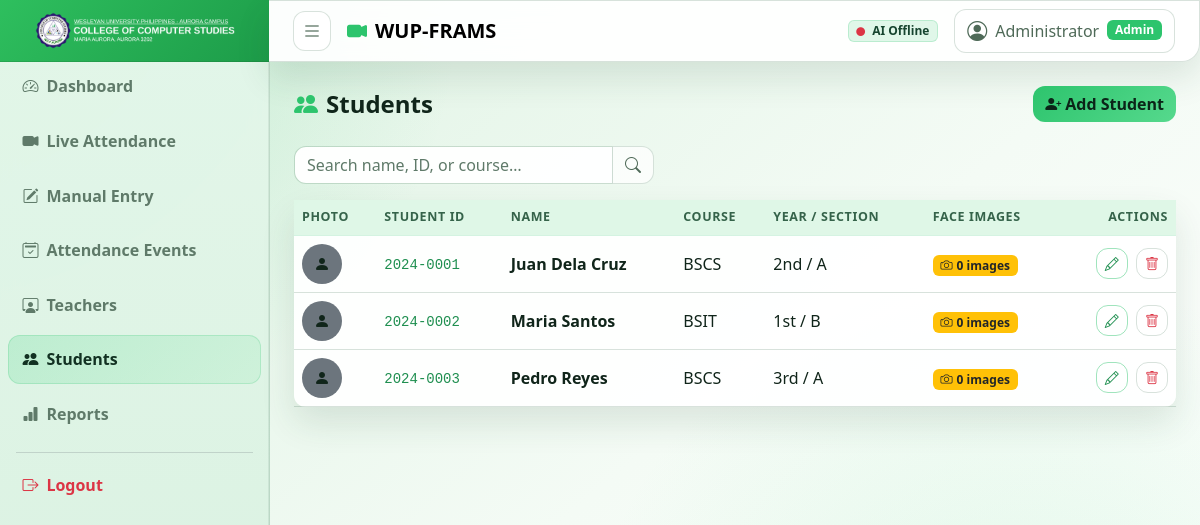
The app's page /?page=students&action=index (signed in) with its own data.
### tables this page shows
CREATE TABLE students (
    id          INT AUTO_INCREMENT PRIMARY KEY,
    student_id  VARCHAR(20)   UNIQUE NOT NULL,
    name        VARCHAR(100)  NOT NULL,
    email       VARCHAR(100),
    course      VARCHAR(100),
    year        VARCHAR(10),
    section     VARCHAR(20),
    photo       VARCHAR(255),
    user_id     INT           DEFAULT NULL,
    is_active   TINYINT(1)    DEFAULT 1,
    created_at  TIMESTAMP     DEFAULT CURRENT_TIMESTAMP,
    updated_at  TIMESTAMP     DEFAULT CURRENT_TIMESTAMP ON UPDATE CURRENT_TIMESTAMP,
    FOREIGN KEY (user_id) REFERENCES users(id) ON DELETE SET NULL
);

### config/database.php (called while the page is built, shortened)
<?php
class Database
{
    private static ?Database $instance = null;
    private PDO $conn;
    private string $host     = 'localhost';
    private string $dbname   = 'frams_db';
    private string $username = 'root';
    private string $password = '';
    private function __construct()
    {
        try {
            $dsn = "mysql:host={$this->host};dbname={$this->dbname};charset=utf8mb4";
            $this->conn = new PDO($dsn, $this->username, $this->password, [
                PDO::ATTR_ERRMODE            => PDO::ERRMODE_EXCEPTION,
                PDO::ATTR_DEFAULT_FETCH_MODE => PDO::FETCH_ASSOC,
                PDO::ATTR_EMULATE_PREPARES   => false,
            ]);
        } catch (PDOException $e) {
            http_response_code(500);
            die(json_encode(['error' => 'Database connection failed.']));
        }
    }
    public static function getInstance(): self
    {
        if (self::$instance === null) {
            self::$instance = new self();
        }
        return self::$instance;
    }
    public function query(string $sql, array $params = []): PDOStatement
    {
        $stmt = $this->conn->prepare($sql);
        $stmt->execute($params);
        return $stmt;
    }
    public function fetchAll(string $sql, array $params = []): array
    {
        return $this->query($sql, $params)->fetchAll();
    }
}

### controllers/StudentController.php (called while the page is built, shortened)
<?php
class StudentController
{
    private Student  $studentModel;
    public function __construct()
    {
        $this->studentModel = new Student();
    }
    public function index(): void
    {
        $search   = trim($_GET['search'] ?? '');
        $students = $this->studentModel->getAll($search);
        include BASE_PATH . '/views/students/index.php';
    }
}

### models/Student.php (called while the page is built, shortened)
<?php
class Student
{
    private Database $db;
    public function __construct()
    {
        $this->db = Database::getInstance();
    }
    public function getAll(string $search = ''): array
    {
        return $this->db->fetchAll(
            'SELECT s.*, COUNT(fd.id) AS face_count
             FROM students s
             LEFT JOIN face_data fd ON fd.student_id = s.id
             WHERE s.is_active = 1
             GROUP BY s.id
             ORDER BY s.name'
        );
    }
}

### views/students/index.php (the view, shortened to what this page needs)
<?php include BASE_PATH . '/views/layouts/header.php'; ?>
<div class="d-flex justify-content-between align-items-center mb-4">
  <h4 class="mb-0 fw-bold"><i class="bi bi-people-fill text-primary me-2"></i>Students</h4>
  <a href="<?= BASE_URL ?>/?page=students&action=create" class="btn btn-primary">
    <i class="bi bi-person-plus-fill me-1"></i>Add Student
  </a>
</div>
<form method="GET" action="<?= BASE_URL ?>/" class="mb-3">
  <div class="input-group" style="max-width:360px">
    <input type="text" name="search" class="form-control bg-dark border-secondary text-white"
           placeholder="Search name, ID, or course…"
           value="<?= htmlspecialchars($_GET['search'] ?? '', ENT_QUOTES, 'UTF-8') ?>">
    <button class="btn btn-outline-secondary" type="submit"><i class="bi bi-search"></i></button>
  </div>
</form>
<div class="card border-0">
  <div class="card-body p-0">
    <?php if (empty($students)): ?>
      <div class="text-center text-secondary py-5">
        <i class="bi bi-people fs-1 d-block mb-2"></i>No students found.
      </div>
    <?php else: ?>
    <div class="table-responsive">
      <table class="table table-hover mb-0 align-middle">
        <thead class="table-dark">
          <tr>
            <th>Photo</th>
            <th>Student ID</th>
            <th>Name</th>
            <th>Course</th>
            <th>Year / Section</th>
            <th>Face Images</th>
            <th class="text-end">Actions</th>
          </tr>
        </thead>
        <tbody>
          <?php foreach ($students as $s): ?>
          <tr>
            <td>
              <?php if ($s['photo']): ?>
                <img src="<?= UPLOAD_URL . htmlspecialchars($s['photo'], ENT_QUOTES, 'UTF-8') ?>"
                     class="rounded-circle" width="40" height="40" style="object-fit:cover"
                     alt="photo">
              <?php else: ?>
                <div class="bg-secondary rounded-circle d-flex align-items-center justify-content-center" style="width:40px;height:40px">
                  <i class="bi bi-person-fill"></i>
                </div>
              <?php endif; ?>
            </td>
            <td><code><?= htmlspecialchars($s['student_id'], ENT_QUOTES, 'UTF-8') ?></code></td>
            <td class="fw-semibold"><?= htmlspecialchars($s['name'], ENT_QUOTES, 'UTF-8') ?></td>
            <td><?= htmlspecialchars($s['course'] ?? '–', ENT_QUOTES, 'UTF-8') ?></td>
            <td><?= htmlspecialchars(($s['year'] ?? '–') . ' / ' . ($s['section'] ?? '–'), ENT_QUOTES, 'UTF-8') ?></td>
            <td>
              <?php $fc = (int)($s['face_count'] ?? 0); ?>
              <span class="badge <?= $fc > 0 ? 'bg-success' : 'bg-warning text-dark' ?>">
                <i class="bi bi-camera me-1"></i><?= $fc ?> image<?= $fc !== 1 ? 's' : '' ?>
              </span>
            </td>
            <td class="text-end">
              <a href="<?= BASE_URL ?>/?page=students&action=edit&id=<?= $s['id'] ?>"
                 class="btn btn-sm btn-outline-primary me-1" title="Edit">
                <i class="bi bi-pencil"></i>
              </a>
                    <button type="button" class="btn btn-sm btn-outline-danger js-delete-student"
                      data-student-id="<?= (int)$s['id'] ?>"
                      data-student-name="<?= htmlspecialchars($s['name'], ENT_QUOTES, 'UTF-8') ?>"
                      title="Delete">
                <i class="bi bi-trash"></i>
              </button>
            </td>
          </tr>
          <?php endforeach; ?>
        </tbody>
      </table>
    </div>
    <?php endif; ?>
  </div>
</div>
<?php include BASE_PATH . '/views/layouts/footer.php'; ?>

### index.php (shortened to what this page needs)
<?php
require_once BASE_PATH . '/config/database.php';
spl_autoload_register(function (string $class): void {
    foreach ([BASE_PATH . '/controllers/', BASE_PATH . '/models/'] as $dir) {
        $file = $dir . $class . '.php';
        if (file_exists($file)) {
            return;
        }
    }
});
$page   = preg_replace('/[^a-z_]/', '', strtolower($_GET['page']   ?? 'dashboard'));
$action = preg_replace('/[^a-z_]/', '', strtolower($_GET['action'] ?? 'index'));
$routes = [
    'auth'       => 'AuthController',
    'dashboard'  => 'DashboardController',
    'teachers'   => 'TeacherController',
    'students'   => 'StudentController',
    'attendance' => 'AttendanceController',
    'reports'    => 'ReportController',
    'api'        => 'ApiController',
];
if (isset($routes[$page])) {
    $controller      = new $controllerClass();
    if (method_exists($controller, $action)) {
        $controller->{$action}();
    } else {
        http_response_code(404);
        include BASE_PATH . '/views/404.php';
    }
} else {
    http_response_code(404);
    include BASE_PATH . '/views/404.php';
}

### views/layouts/header.php (shortened to what this page needs)
<!DOCTYPE html>
<html lang="en" data-bs-theme="light">
<head>
  <link rel="stylesheet" href="https://cdn.jsdelivr.net/npm/bootstrap@5.3.3/dist/css/bootstrap.min.css" />
  <link rel="stylesheet" href="https://cdn.jsdelivr.net/npm/bootstrap-icons@1.11.3/font/bootstrap-icons.css" />
  <link rel="stylesheet" href="<?= BASE_URL ?>/assets/css/style.css" />
</head>
<body>
<div class="d-flex" id="wrapper">
  <?php include BASE_PATH . '/views/layouts/sidebar.php'; ?>
  <div id="page-content-wrapper" class="flex-grow-1">
    <nav class="navbar navbar-expand-lg app-navbar border-bottom px-4">
      <button class="btn btn-sm btn-outline-secondary me-3" id="sidebarToggle">
        <i class="bi bi-list fs-5"></i>
      </button>
      <span class="navbar-brand mb-0 fw-semibold">
        <i class="bi bi-camera-video-fill text-primary me-2"></i><?= "WUP-FRAMS"?>
      </span>
      <div class="ms-auto d-flex align-items-center gap-3">
        <span class="badge bg-secondary" id="pythonStatus" title="Python API status">
        </span>
        <div class="d-flex align-items-center gap-2">
          <span class="btn btn-outline-secondary d-flex align-items-center gap-2" title="Current user">
            <i class="bi bi-person-circle fs-5"></i>
            <span class="d-none d-md-inline"><?= htmlspecialchars($_SESSION['user_name'] ?? '', ENT_QUOTES, 'UTF-8') ?></span>
            <small class="badge bg-primary"><?= htmlspecialchars(ucfirst($_SESSION['user_role'] ?? ''), ENT_QUOTES, 'UTF-8') ?></small>
          </span>
        </div>
      </div>
    </nav>
    <main class="p-4">

### views/layouts/sidebar.php (shortened to what this page needs)
<?php
$currentPage = $_GET['page'] ?? 'dashboard';
$navItems = [
    ['page' => 'dashboard',  'icon' => 'speedometer2',     'label' => 'Dashboard',   'roles' => ['admin','teacher','student']],
    ['page' => 'attendance', 'icon' => 'camera-video-fill','label' => 'Live Attendance', 'roles' => ['admin','teacher']],
    ['page' => 'attendance', 'action' => 'manual', 'icon' => 'pencil-square', 'label' => 'Manual Entry', 'roles' => ['admin','teacher']],
    ['page' => 'attendance', 'action' => 'events', 'icon' => 'calendar2-check', 'label' => 'Attendance Events', 'roles' => ['admin','teacher']],
    ['page' => 'teachers',   'icon' => 'person-workspace', 'label' => 'Teachers', 'roles' => ['admin']],
    ['page' => 'students',   'icon' => 'people-fill',      'label' => 'Students',    'roles' => ['admin','teacher']],
    ['page' => 'reports',    'icon' => 'bar-chart-fill',   'label' => 'Reports',     'roles' => ['admin','teacher']],
];
?>
<div id="sidebar-wrapper">
  <div class="sidebar-heading px-3 py-2">
    <a href="<?= BASE_URL ?>/?page=dashboard&action=index" class="sidebar-brand" aria-label="College of Computer Studies">
      <img
        src="<?= BASE_URL ?>/assets/images/ccs-logo-full.png"
        alt="College of Computer Studies"
        class="sidebar-brand-full"
        onerror="this.style.display='none';"
      >
    </a>
  </div>
  <nav class="sidebar-nav">
    <ul class="nav flex-column px-2">
      <?php foreach ($navItems as $item): ?>
        <?php
          $action  = $item['action'] ?? 'index';
          $href    = BASE_URL . '/?page=' . $item['page'] . '&action=' . $action;
          $active  = ($currentPage === $item['page'] && ($_GET['action'] ?? 'index') === $action);
        ?>
        <li class="nav-item">
          <a href="<?= $href ?>" class="nav-link <?= $active ? 'active' : '' ?>">
            <i class="bi bi-<?= $item['icon'] ?> me-2"></i>
            <span><?= $item['label'] ?></span>
          </a>
        </li>
      <?php endforeach; ?>
    </ul>
    <hr class="border-secondary mx-3 my-2" />
    <ul class="nav flex-column px-2">
      <li class="nav-item">
        <a href="<?= BASE_URL ?>/?page=auth&action=logout" class="nav-link text-danger">
          <i class="bi bi-box-arrow-right me-2"></i>
          <span>Logout</span>
        </a>
      </li>
    </ul>
  </nav>
</div>

### views/layouts/footer.php (shortened to what this page needs)
    </main>
  </div>
</div>
</body>
</html>

### assets/css/style.css (style rules this page uses)
:root { --frams-bg: #eaf7ee; --frams-surface: rgba(255, 255, 255, 0.92); --frams-surface-strong: #ffffff; --frams-panel: rgba(255, 255, 255, 0.97); --frams-panel-soft: rgba(241, 251, 244, 0.96); --frams-border: rgba(42, 94, 61, 0.18); --frams-text: #10251a; --frams-muted: #5f7a69; --frams-primary: #2dc46d; --frams-primary-soft: rgba(45, 196, 109, 0.16); --frams-danger: #d05151; --frams-warning: #b88d2f; --frams-shadow: 0 16px 34px rgba(30, 75, 48, 0.12); --bs-primary: var(--frams-primary); --bs-primary-rgb: 45, 196, 109; --bs-body-bg: var(--frams-bg); --bs-body-color: var(--frams-text); --bs-border-color: var(--frams-border); --bs-secondary-color: var(--frams-muted); --bs-card-bg: var(--frams-panel); --bs-card-border-color: var(--frams-border); }
body { min-height: 100vh; color: var(--frams-text); font-feature-settings: 'ss01' on, 'cv05' on; background: radial-gradient(circle at top left, rgba(45, 196, 109, 0.2), transparent 32%), radial-gradient(circle at 85% 90%, rgba(141, 231, 175, 0.24), transparent 36%), linear-gradient(140deg, #dcf2e1 0%, #f4fbf5 55%, #ffffff 100%); }
#wrapper { min-height: 100vh; }
#sidebar-wrapper { width: 270px; min-height: 100vh; background: linear-gradient(180deg, rgba(227, 246, 233, 0.98) 0%, rgba(216, 241, 224, 0.98) 100%); border-right: 1px solid var(--frams-border); transition: width 0.22s ease, transform 0.22s ease; backdrop-filter: blur(10px); box-shadow: inset -1px 0 0 rgba(22, 62, 39, 0.08); }
.sidebar-heading { background: linear-gradient(135deg, #2ebf5e 0%, #1d9c49 100%); border-bottom: 1px solid rgba(11, 64, 30, 0.2); letter-spacing: 0.06em; text-transform: uppercase; color: var(--frams-text); }
.sidebar-brand { width: 100%; display: flex; align-items: center; justify-content: center; min-height: 45px; text-decoration: none; }
.sidebar-brand-full { width: 100%; max-width: 200px; height: auto; display: block; }
.sidebar-nav .nav-link { display: flex; align-items: center; padding: 0.78rem 0.9rem; margin-bottom: 0.35rem; color: var(--frams-muted); border-radius: 12px; font-weight: 600; transition: all 0.2s ease; }
.sidebar-nav .nav-link:hover, .sidebar-nav .nav-link.active { color: #123122; background: linear-gradient(135deg, rgba(54, 210, 123, 0.2), rgba(148, 231, 178, 0.22)); box-shadow: inset 0 0 0 1px rgba(45, 196, 109, 0.2); }
#page-content-wrapper { min-width: 0; }
.navbar, .card, .modal-content, .dropdown-menu { backdrop-filter: blur(14px); }
.app-navbar, .dropdown-menu { background: rgba(255, 255, 255, 0.95); border-color: var(--frams-border); }
.navbar, .card, .login-card, .modal-content { background: var(--frams-surface); border: 1px solid var(--frams-border); box-shadow: var(--frams-shadow); }
.navbar { border-radius: 0 0 18px 18px; }
.app-navbar { border-left: 0; border-radius: 0 0 18px 0; margin-left: -1px; }
.card, .modal-content, .dropdown-menu, .btn, .form-control, .form-select, .input-group-text { border-radius: 12px; }
.form-control, .form-select, .input-group-text, .btn-outline-secondary, .btn-outline-danger, .btn-outline-primary, .btn-outline-success, .btn-outline-info { border-color: var(--frams-border) !important; }
.form-control, .form-select, .input-group-text { background-color: rgba(255, 255, 255, 0.95) !important; color: var(--frams-text) !important; }
.btn-primary { border: 0; color: #0b2418; font-weight: 700; background: linear-gradient(135deg, #2dc46d, #56d98d); }
.btn-outline-primary { color: #1f8f50; border-color: rgba(45, 196, 109, 0.45) !important; }
.btn-outline-secondary { color: #4f6a58; background-color: rgba(255, 255, 255, 0.75); }
.table { --bs-table-bg: transparent; --bs-table-color: var(--frams-text); --bs-table-hover-color: var(--frams-text); --bs-table-hover-bg: rgba(45, 196, 109, 0.08); margin-bottom: 0; }
.table-dark { --bs-table-bg: rgba(222, 247, 230, 0.95); --bs-table-color: #1a452f; --bs-table-border-color: rgba(45, 196, 109, 0.2); }
.table thead th { font-size: 0.78rem; letter-spacing: 0.05em; text-transform: uppercase; color: #35634a; }
#pythonStatus { background: rgba(45, 196, 109, 0.14) !important; color: #16452f; border: 1px solid rgba(45, 196, 109, 0.22); }
code { color: #1f8f50; }
main { animation: fadeInUp 0.35s ease both; }

### records on screen
students: student "2024-0001", name "Juan Dela Cruz", course "BSCS", year+section "2nd / A", fc "0"
students: student "2024-0002", name "Maria Santos", course "BSIT", year+section "1st / B", fc "0"
students: student "2024-0003", name "Pedro Reyes", course "BSCS", year+section "3rd / A", fc "0"

### other values on screen
$item['label'] "Dashboard"
$item['label'] "Live Attendance"
$item['label'] "Manual Entry"
$item['label'] "Attendance Events"
$item['label'] "Teachers"
$item['label'] "Students"
$item['label'] "Reports"
$_SESSION['user_name'] "Administrator"
$_SESSION['user_role'] "Admin"
